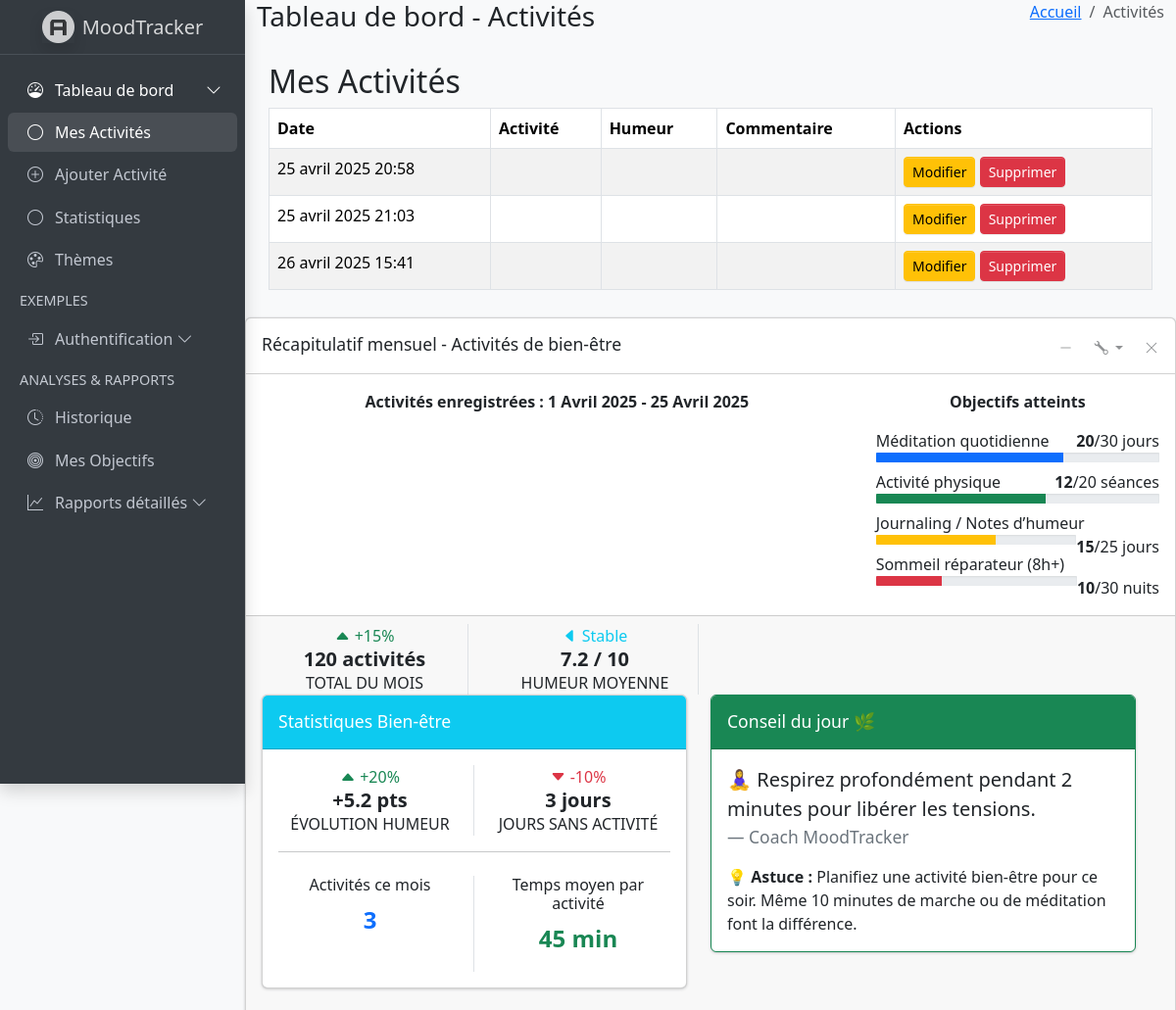
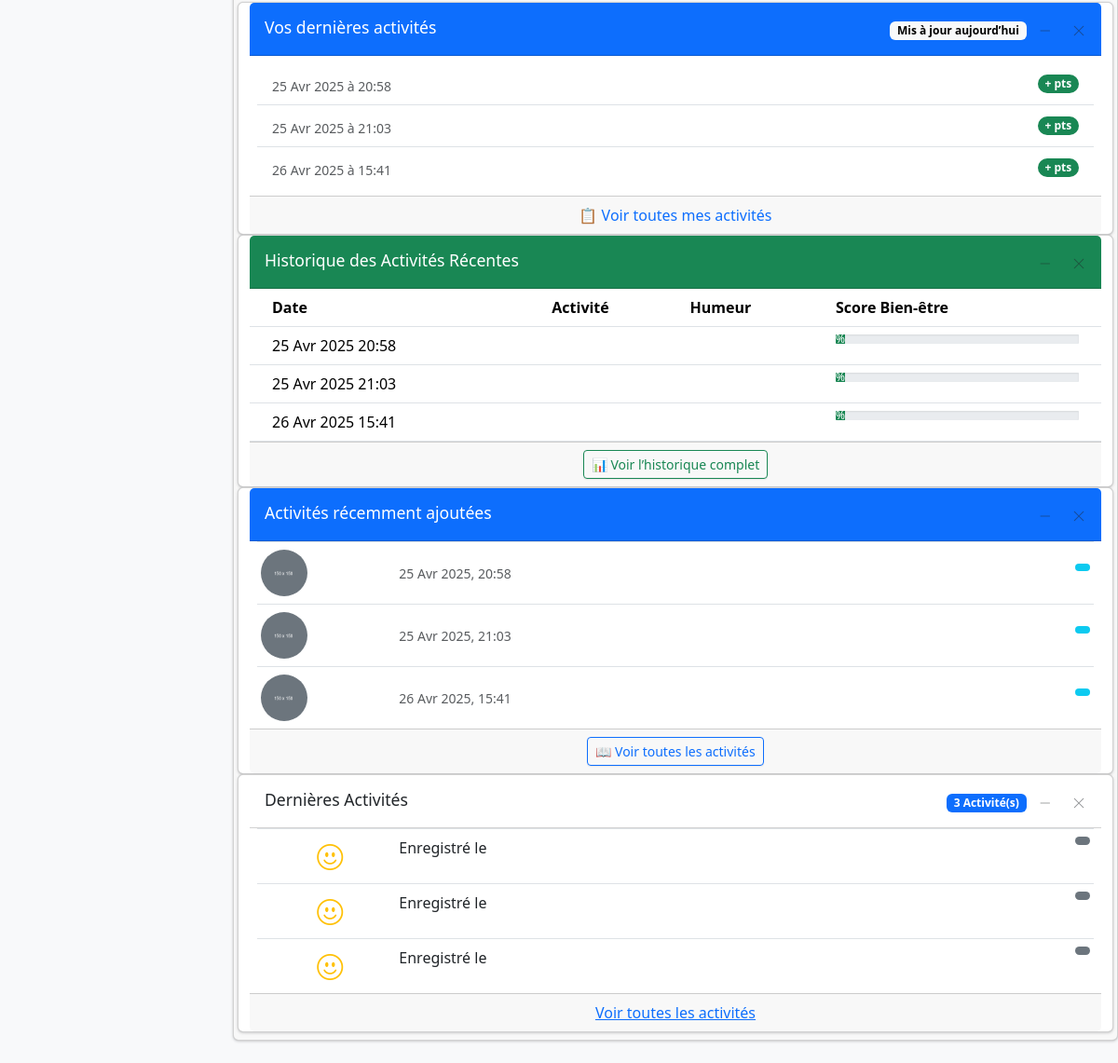
The app's page /mes-activites/ (signed in), older data (2 pictures, top to bottom).
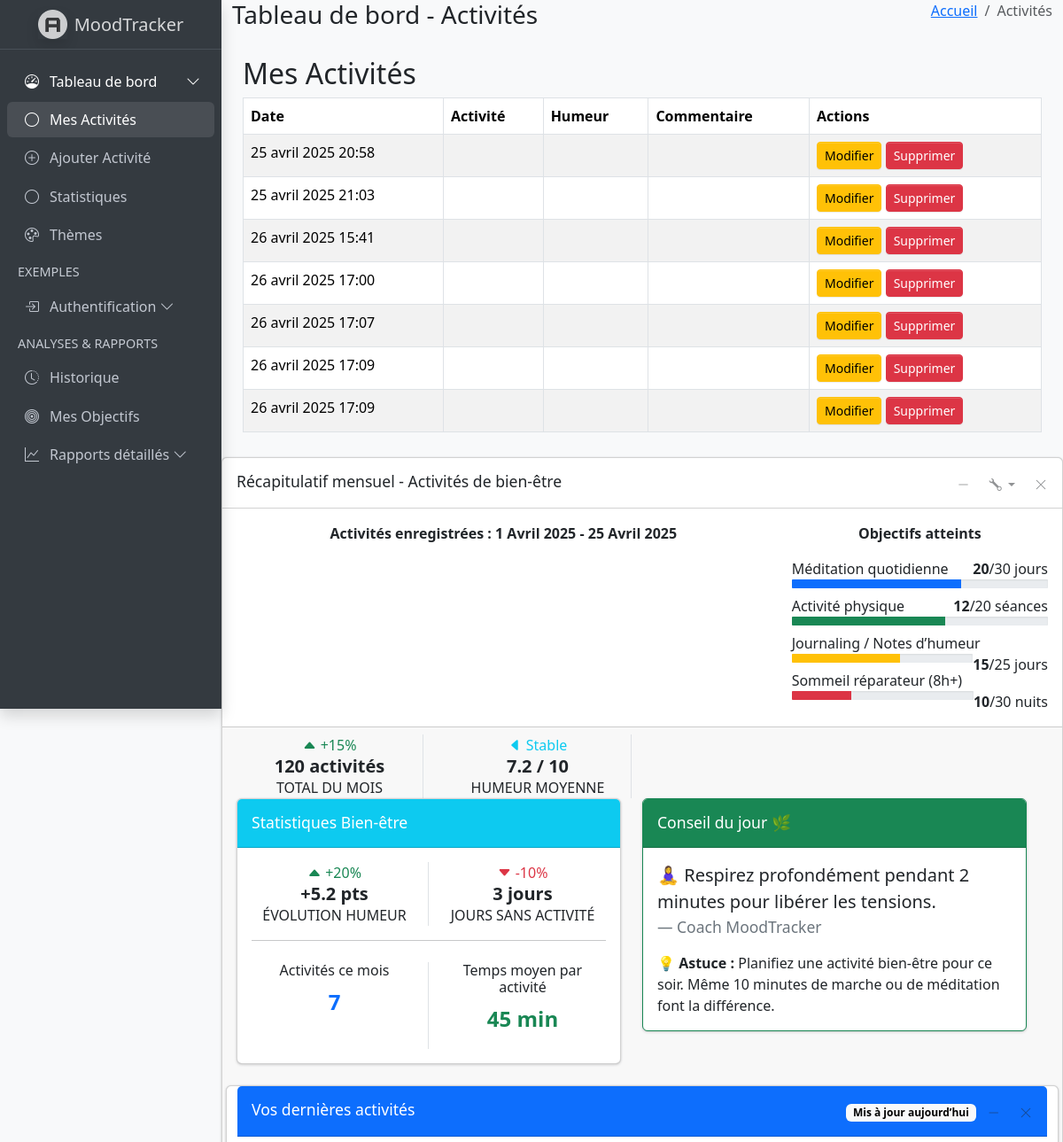
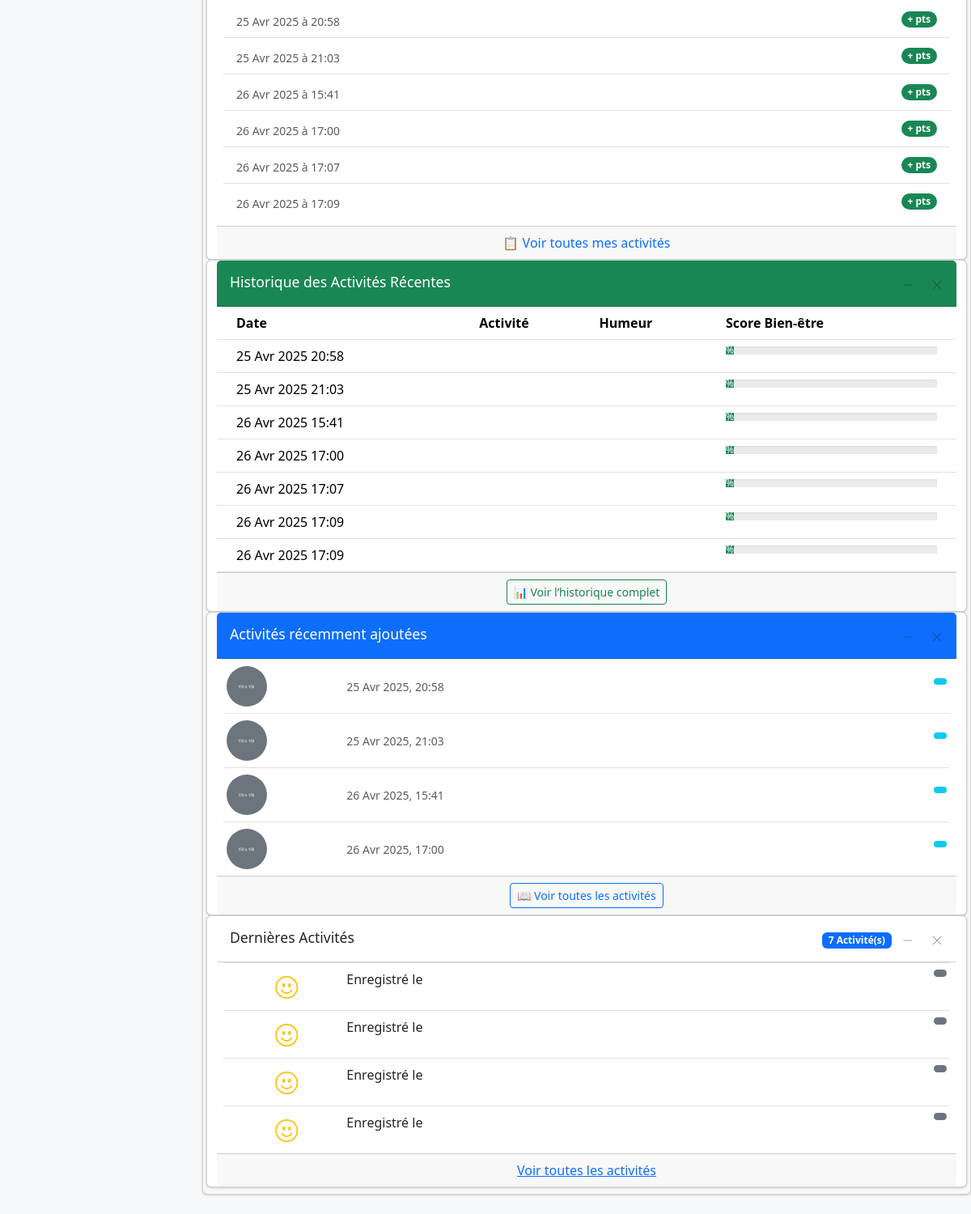
The same page, newer data (2 pictures, top to bottom).
### activities/models.py (models this page shows, shortened)
class ActiviteBienEtre(models.Model):
    mood = models.CharField(max_length=100)
    activity = models.TextField()
    comment = models.TextField(blank=True, null=True)
    date = models.DateTimeField(auto_now_add=True)
    utilisateur = models.ForeignKey(User, on_delete=models.CASCADE)

### activities/views.py (the view)
# urls.py: path('mes-activites/', views.liste_activites, name='mes_activites'),
@login_required
def liste_activites(request):
    activites = ActiviteBienEtre.objects.filter(utilisateur=request.user)
    return render(request, 'dashboard/liste.html', {'activites': activites})

### activities/templates/dashboard/liste.html
{% extends 'dashboard/base_dashboard.html' %}
{% block content %}
<div class="container">
  <h2>Mes Activités</h2>
  <table class="table table-bordered table-striped">
    <thead>
      <tr>
        <th>Date</th>
        <th>Activité</th>
        <th>Humeur</th>
        <th>Commentaire</th>
        <th>Actions</th>
      </tr>
    </thead>
    <tbody>
      {% for activite in activites %}
      <tr>
        <td>{{ activite.date }}</td>
        <td>{{ activite.nom }}</td>
        <td>{{ activite.humeur }}</td>
        <td>{{ activite.commentaire }}</td>
        <td>
          <a href="{% url 'edit_entry' activite.id %}" class="btn btn-sm btn-warning">Modifier</a>
          <a href="{% url 'delete_entry' activite.id %}" class="btn btn-sm btn-danger">Supprimer</a>
        </td>
      </tr>
      {% empty %}
      <tr>
        <td colspan="5">Aucune activité enregistrée.</td>
      </tr>
      {% endfor %}
    </tbody>
  </table>
</div>
{% endblock %}

### activities/templates/dashboard/base_dashboard.html (shortened to what the changed rows need)
<!DOCTYPE html>
{% load static %}
<html lang="fr">
  <head>
    <link
      rel="stylesheet"
      href="https://cdn.jsdelivr.net/npm/@fontsource/source-sans-3@5.0.12/index.css"
    />
    <link
      rel="stylesheet"
      href="https://cdn.jsdelivr.net/npm/overlayscrollbars@2.10.1/styles/overlayscrollbars.min.css"
    />
    <link
      rel="stylesheet"
      href="https://cdn.jsdelivr.net/npm/bootstrap-icons@1.11.3/font/bootstrap-icons.min.css"
    />
    <link rel="stylesheet" href="{% static 'adminlte/dist/css/adminlte.css' %}" />
    <link
      rel="stylesheet"
      href="https://cdn.jsdelivr.net/npm/apexcharts@3.37.1/dist/apexcharts.css"
    />
  </head>
  <body class="layout-fixed sidebar-expand-lg bg-body-tertiary">
    <div class="app-wrapper">
            <main class="app-main">
              <div class="container mt-4">
                {% block content %}
                {% endblock %}
              </div>
            </main>
              <div class="card mb-4">
                <div class="card-footer">
                  <div class="row">
<div class="row">
  <div class="col-md-6">
    <div class="card mb-4">
      <div class="card-body">
        <div class="row mt-4">
          <div class="col-md-6 text-center border-end">
            <h6>Activités ce mois</h6>
            <p class="fw-bold text-primary fs-4">{{ activites|length }}</p>
          </div>
        </div>
      </div>
    </div>
  </div>
</div>
<div class="card">
  <div class="card-body p-2">
    {% if activites %}
      <ul class="list-group list-group-flush">
        {% for activite in activites|slice:":6" %}
          <li class="list-group-item d-flex justify-content-between align-items-center">
            <div>
              <small class="text-muted">{{ activite.date|date:"d M Y" }} à {{ activite.date|time:"H:i" }}</small>
            </div>
            <span class="badge bg-success rounded-pill">+ {{ activite.points }} pts</span>
          </li>
        {% endfor %}
      </ul>
    {% else %}
      <div class="text-center py-4">
        <p class="text-muted">Aucune activité enregistrée pour le moment.</p>
        <a href="{% url 'ajouter_activite' %}" class="btn btn-outline-primary btn-sm">Ajouter une activité</a>
      </div>
    {% endif %}
  </div>
</div>
<div class="card">
  <div class="card-body p-0">
    <div class="table-responsive">
      <table class="table table-hover m-0">
        <thead>
          <tr>
            <th>Date</th>
            <th>Activité</th>
            <th>Humeur</th>
            <th>Score Bien-être</th>
          </tr>
        </thead>
        <tbody>
          {% for activite in activites|slice:":7" %}
          <tr>
            <td>{{ activite.date|date:"d M Y H:i" }}</td>
            <td>{{ activite.nom }}</td>
            <td>
            </td>
            <td>
              <div class="progress progress-sm">
                <div class="progress-bar bg-success" style="width: {{ activite.points }}%">
                  {{ activite.points }}%
                </div>
              </div>
            </td>
          </tr>
          {% empty %}
          <tr>
            <td colspan="4" class="text-center text-muted">Aucune activité enregistrée.</td>
          </tr>
          {% endfor %}
        </tbody>
      </table>
    </div>
  </div>
</div>
<div class="card">
  <div class="card-body p-0">
    <div class="px-2">
      {% for activite in activites|slice:":4" %}
      <div class="d-flex border-top py-2 px-1 align-items-center">
        <div class="col-2">
          <img
            src="{% static 'adminlte/dist/assets/img/default-150x150.png' %}"
            alt="Activité"
            class="img-size-50 rounded-circle"
          />
        </div>
        <div class="col-10">
          <a href="{% url 'mes_activites' %}" class="fw-bold d-block text-dark">
            <span class="badge float-end
              {% if activite.humeur == 'Heureux' %}
                text-bg-success
              {% elif activite.humeur == 'Triste' %}
                text-bg-danger
              {% else %}
                text-bg-info
              {% endif %}
            ">
            </span>
          </a>
          <div class="text-muted small">{{ activite.date|date:"d M Y, H:i" }}</div>
        </div>
      </div>
      {% empty %}
      <p class="text-center text-muted m-3">Aucune activité pour le moment.</p>
      {% endfor %}
    </div>
  </div>
</div>
<div class="card">
  <div class="card-header">
    <div class="card-tools">
      <span class="badge text-bg-primary">{{ activites|length }} Activité(s)</span>
      <button type="button" class="btn btn-tool" data-lte-toggle="card-collapse">
        <i data-lte-icon="collapse" class="bi bi-dash-lg"></i>
      </button>
      <button type="button" class="btn btn-tool" data-lte-toggle="card-remove">
        <i class="bi bi-x-lg"></i>
      </button>
    </div>
  </div>
  <div class="card-body p-0">
    <div class="px-2">
      {% if activites.exists %}
        {% for activite in activites|slice:":4" %}
          <div class="d-flex border-top py-2 px-1">
            <div class="col-2 d-flex align-items-center justify-content-center">
              <i class="bi bi-emoji-smile fs-3 text-warning"></i>
            </div>
            <div class="col-10">
              <a href="{% url 'mes_activites' %}" class="fw-bold">
                <span class="badge float-end
                  {% if activite.humeur == 'Heureux' %}text-bg-success{% elif activite.humeur == 'Triste' %}text-bg-danger{% else %}text-bg-secondary{% endif %}">
                </span>
              </a>
              <div class="text-truncate">
                Enregistré le {{ activite.date_creation|date:"d M Y H:i" }}
              </div>
            </div>
          </div>
        {% endfor %}
      {% else %}
        <div class="alert alert-warning m-3">
          Aucune activité récente trouvée.
        </div>
      {% endif %}
    </div>
  </div>
</div>

Row changes from the older to the newer data that the page shows:
added ActiviteBienEtre: date "26 avril 2025 17:00", date "26 Avr 2025", date "17:00", date "26 Avr 2025 17:00", date "26 Avr 2025, 17:00"
added ActiviteBienEtre: date "26 avril 2025 17:07", date "26 Avr 2025", date "17:07", date "26 Avr 2025 17:07"
added ActiviteBienEtre: date "26 avril 2025 17:09", date "26 Avr 2025", date "17:09", date "26 Avr 2025 17:09"
added ActiviteBienEtre: date "26 avril 2025 17:09", date "26 Avr 2025 17:09"
Text that changed along with them:
{{ activites|length }}: "3" → "7"
